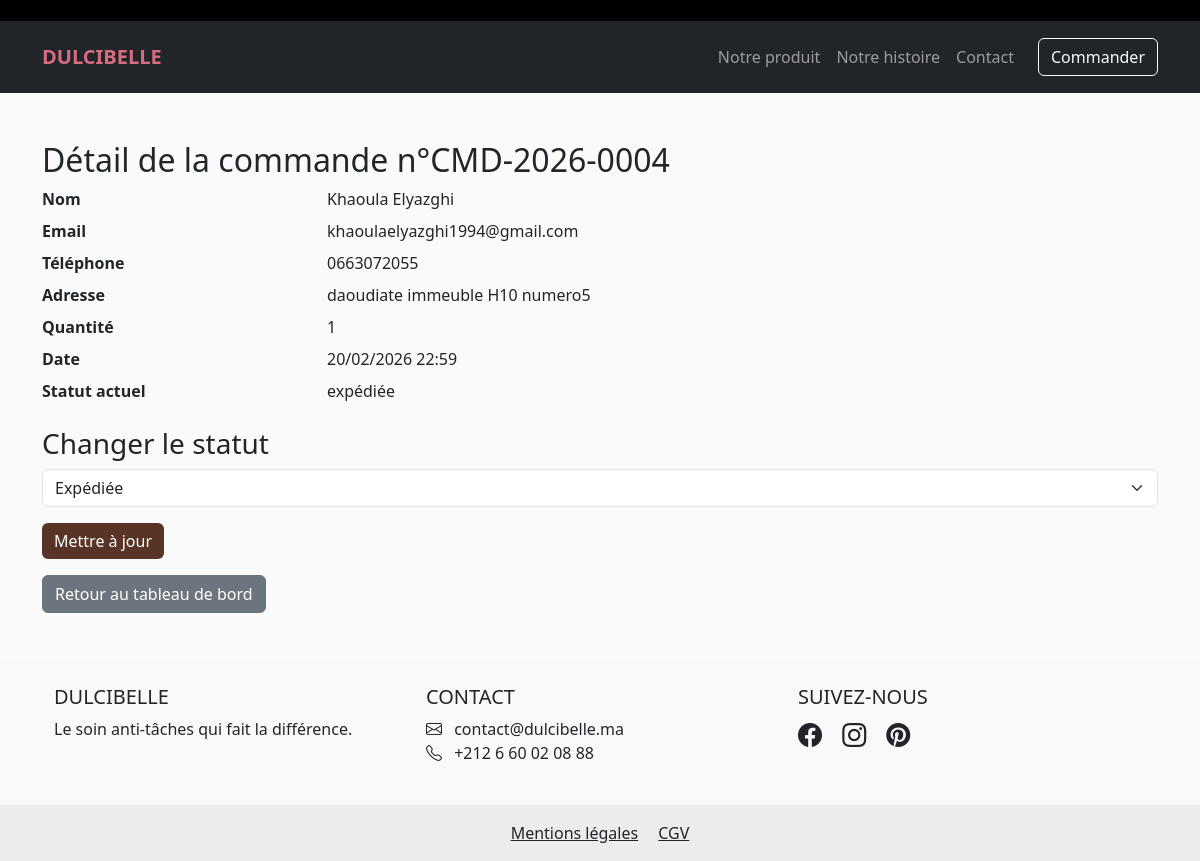
Page /admin/commande/4 (signed in) on the committed database.
### models.py (models this page shows, shortened)
class Commande(db.Model):
    id = db.Column(db.Integer, primary_key=True)
    nom = db.Column(db.String(50), nullable=False)
    prenom = db.Column(db.String(50), nullable=False)
    adresse = db.Column(db.String(200), nullable=False)
    telephone = db.Column(db.String(20), nullable=False)
    quantite = db.Column(db.Integer, default=1)
    date_commande = db.Column(db.DateTime, default=datetime.utcnow)
    statut = db.Column(db.String(20), default='en attente')
    email = db.Column(db.String(100), nullable=False)
    numero = db.Column(db.String(20), unique=True)

### app.py (the view)
@app.route('/admin/commande/<int:id>')
@login_required
def admin_commande_detail(id):
    commande = Commande.query.get_or_404(id)
    return render_template('admin_commande_detail.html', commande=commande)

### app.py (called while the page is built)
def login_required(f):
    @wraps(f)
    def decorated_function(*args, **kwargs):
        if not session.get('admin_logged_in'):
            flash('Veuillez vous connecter pour accéder à cette page.', 'danger')
            return redirect(url_for('admin_login'))
        return f(*args, **kwargs)
    return decorated_function

### templates/admin_commande_detail.html (shortened to what this page needs)
{% extends "base.html" %}
{% block content %}
<div class="container mt-5">
    <h2>Détail de la commande n°{{ commande.numero }}</h2>
    <dl class="row">
        <dt class="col-sm-3">Nom</dt>
        <dd class="col-sm-9">{{ commande.prenom }} {{ commande.nom }}</dd>
        <dt class="col-sm-3">Email</dt>
        <dd class="col-sm-9">{{ commande.email }}</dd>
        <dt class="col-sm-3">Téléphone</dt>
        <dd class="col-sm-9">{{ commande.telephone }}</dd>
        <dt class="col-sm-3">Adresse</dt>
        <dd class="col-sm-9">{{ commande.adresse }}</dd>
        <dt class="col-sm-3">Quantité</dt>
        <dd class="col-sm-9">{{ commande.quantite }}</dd>
        <dt class="col-sm-3">Date</dt>
        <dd class="col-sm-9">{{ commande.date_commande.strftime('%d/%m/%Y %H:%M') }}</dd>
        <dt class="col-sm-3">Statut actuel</dt>
        <dd class="col-sm-9">{{ commande.statut }}</dd>
    </dl>
    <h3>Changer le statut</h3>
    <form method="POST" action="{{ url_for('admin_changer_statut', id=commande.id) }}">
        <div class="mb-3">
            <select name="statut" class="form-select">
                <option value="expédiée" {% if commande.statut == 'expédiée' %}selected{% endif %}>Expédiée</option>
            </select>
        </div>
        <button type="submit" class="btn btn-primary">Mettre à jour</button>
    </form>
    <a href="{{ url_for('admin_dashboard') }}" class="btn btn-secondary mt-3">Retour au tableau de bord</a>
</div>
{% endblock %}

### static/style.css (style rules this page uses)
:root { --primary-dark: #573425; --primary-gold: #7d7000; --bg-soft: #fff6ea; --accent-beige: #c2b19c; --white: #ffffff; --black: #000000; }
body { background-color: #fafafa; }
.btn-primary { background-color: var(--primary-dark) !important; border: none; transition: background-color 0.3s ease; }

### rows in the picture
Commande: numero "CMD-2026-0004", prenom "Khaoula", nom "Elyazghi", email "khaoulaelyazghi1994@gmail.com", telephone "0663072055", adresse "daoudiate immeuble H10 numero5", quantite "1", date_commande "20/02/2026 22:59", statut "expédiée", statut "Expédiée"
